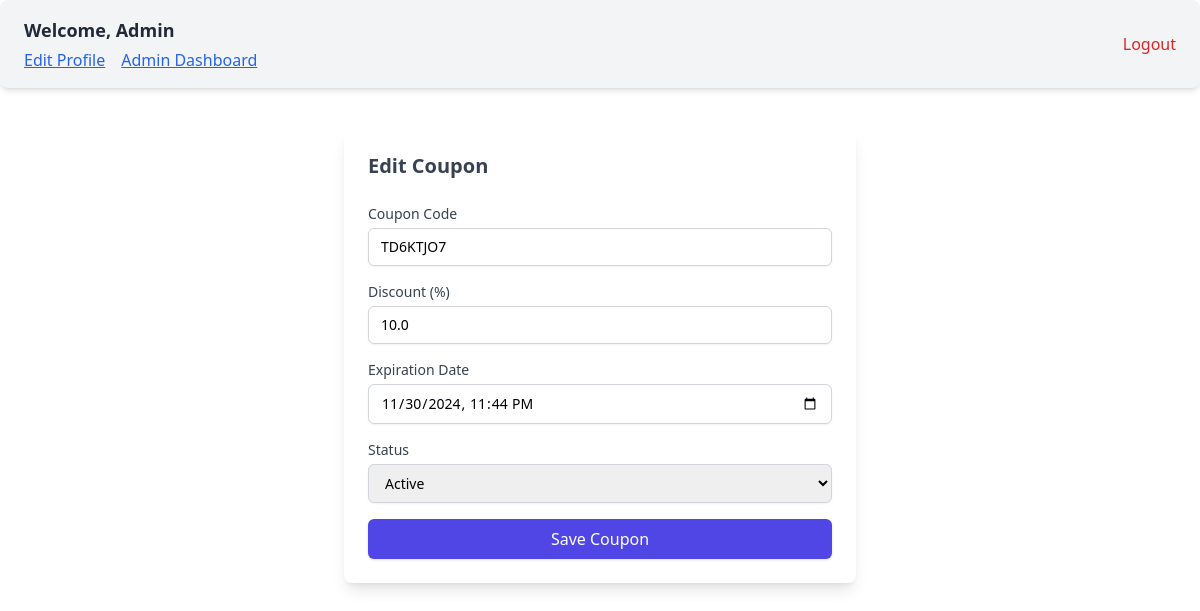
/edit-coupon/1 (signed in), run on the app's committed database.
### app/models.py (models this page shows, shortened)
class Parent(UserMixin,db.Model):
    __tablename__ = 'parents'
    id = db.Column(db.Integer, primary_key=True, autoincrement=True)
    email = db.Column(db.String(120), unique=True, nullable=False)
    password_hash = db.Column(db.String(128), nullable=False)
    first_name = db.Column(db.String(50), nullable=False)
    last_name = db.Column(db.String(50), nullable=False)
    address = db.Column(db.String(255), nullable=False)
    state = db.Column(db.String(50), nullable=False)
    city = db.Column(db.String(50), nullable=False)
    zip_code = db.Column(db.String(10), nullable=False)
    is_admin = db.Column(db.Boolean, nullable=False, default=False)
    home_phone = db.Column(db.String(15), nullable=True)
    cell_phone = db.Column(db.String(15), nullable=False)
    work_phone = db.Column(db.String(15), nullable=True)
    children = db.relationship('Child', back_populates='parent', cascade='all, delete-orphan')
    orders = db.relationship('Order', back_populates='parent', cascade='all, delete-orphan')

class Coupons(db.Model):
    __tablename__ = 'coupons'
    id = db.Column(db.Integer, primary_key=True, autoincrement=True)
    code = db.Column(db.String(20), nullable=False, unique=True)
    discount = db.Column(db.Float, nullable=False)
    expiration_date = db.Column(db.DateTime, nullable=False)
    status = db.Column(db.String(20), nullable=False, default='Active')

### app/routes/admin.py (the view)
@admin.route('/edit-coupon/<int:id>', methods=['GET'])
@login_required
def edit_coupon(id):
    if not current_user.is_admin:
        return redirect('/')
    coupon = Coupons.query.get(id)
    return render_template('edit-coupon.html', coupon=coupon)

### app/__init__.py (called while the page is built)
def create_app():
    app = Flask(__name__,
                static_folder='static')
    app.config['SQLALCHEMY_DATABASE_URI'] = 'sqlite:///app.db'
    app.config['SQLALCHEMY_TRACK_MODIFICATIONS'] = False
    app.config['SECRET_KEY'] = 'your_secret_key_here'
    app.config['JWT_SECRET_KEY'] = 'your_jwt_secret_key_here'
    login_manager = LoginManager()
    login_manager.login_view = 'auth.login'
    login_manager.init_app(app)
    db.init_app(app)
    jwt = JWTManager(app)
    from app.models import Parent
    @login_manager.user_loader
    def load_user(user_id):
        return Parent.query.get(int(user_id))
    app.register_blueprint(dashboard, url_prefix='/')
    app.register_blueprint(auth, url_prefix='/')
    app.register_blueprint(order, url_prefix='/')
    app.register_blueprint(admin, url_prefix='/')
    return app

### app/templates/edit-coupon.html (shortened to what this page needs)
{% extends "_layout.html" %}
{% block content %}
<div class="max-w-lg mx-auto mt-10 p-6 bg-white shadow-lg rounded-lg">
  <h2 class="text-xl font-bold text-gray-700 mb-6">Edit Coupon</h2>
  <form method="POST" action="/edit-coupon/{{ coupon.id }}" class="space-y-4">
    <div>
      <label for="code" class="block text-sm font-medium text-gray-700">Coupon Code</label>
      <input
        type="text"
        id="code"
        name="code"
        class="mt-1 block w-full border border-gray-300 rounded-md shadow-sm py-2 px-3 focus:outline-none focus:ring-indigo-500 focus:border-indigo-500 sm:text-sm"
        placeholder="Enter coupon code"
        value="{{ coupon.code if coupon else '' }}"
        required
      />
    </div>
    <div>
      <label for="discount" class="block text-sm font-medium text-gray-700">Discount (%)</label>
      <input
        type="number"
        step="0.01"
        id="discount"
        name="discount"
        class="mt-1 block w-full border border-gray-300 rounded-md shadow-sm py-2 px-3 focus:outline-none focus:ring-indigo-500 focus:border-indigo-500 sm:text-sm"
        placeholder="Enter discount percentage"
        value="{{ coupon.discount if coupon else '' }}"
        required
      />
    </div>
    <div>
      <label for="expiration_date" class="block text-sm font-medium text-gray-700">Expiration Date</label>
      <input
        type="datetime-local"
        id="expiration_date"
        name="expiration_date"
        class="mt-1 block w-full border border-gray-300 rounded-md shadow-sm py-2 px-3 focus:outline-none focus:ring-indigo-500 focus:border-indigo-500 sm:text-sm"
        value="{{ coupon.expiration_date.strftime('%Y-%m-%dT%H:%M:%S') if coupon else '' }}"
        required
      />
    </div>
    <div>
      <label for="status" class="block text-sm font-medium text-gray-700">Status</label>
      <select
        id="status"
        name="status"
        class="mt-1 block w-full border border-gray-300 rounded-md shadow-sm py-2 px-3 focus:outline-none focus:ring-indigo-500 focus:border-indigo-500 sm:text-sm"
      >
        <option value="Active" {% if coupon and coupon.status == 'Active' %}selected{% endif %}>Active</option>
      </select>
    </div>
    <div>
      <button
        type="submit"
        class="w-full bg-indigo-600 text-white py-2 px-4 rounded-md shadow hover:bg-indigo-700 focus:outline-none focus:ring-2 focus:ring-indigo-500 focus:ring-offset-2"
      >
        Save Coupon
      </button>
    </div>
  </form>
</div>
{% endblock %}

### app/templates/_layout.html (shortened to what this page needs)
<!DOCTYPE html>
<html lang="en">
<head>
    <script src="https://cdn.tailwindcss.com"></script>
</head>
<body>
    <div class="flex flex-col items-center justify-center h-fit">
        {% if current_user.is_authenticated %}
        <div class="bg-gray-100 flex justify-between items-center px-6 py-4 shadow-md rounded-lg w-full">
            <div class="flex flex-col gap-1">
              <h1 class="text-lg font-semibold text-gray-800">
                Welcome, {{ current_user.first_name }}
              </h1>
              <div class="flex gap-4">
                <a href="/edit-profile" class="text-blue-600 hover:text-blue-800 underline">
                  Edit Profile
                </a>
                {% if current_user.is_admin %}
                <a href="/admin-dashboard" class="text-blue-600 hover:text-blue-800 underline">
                  Admin Dashboard
                </a>
                {% endif %}
              </div>
            </div>
            <a href="{{ url_for('auth.logout') }}" class="text-red-600 hover:text-red-800 font-medium">
              Logout
            </a>
          </div>
        {% endif %}
    </div>
    {% block content %}{% endblock %}
</body>
</html>

### data on the page
Parent: first_name "Admin"
Coupons: code "TD6KTJO7", discount "10.0", expiration_date "11/30/2024 23:44", status "Active"
